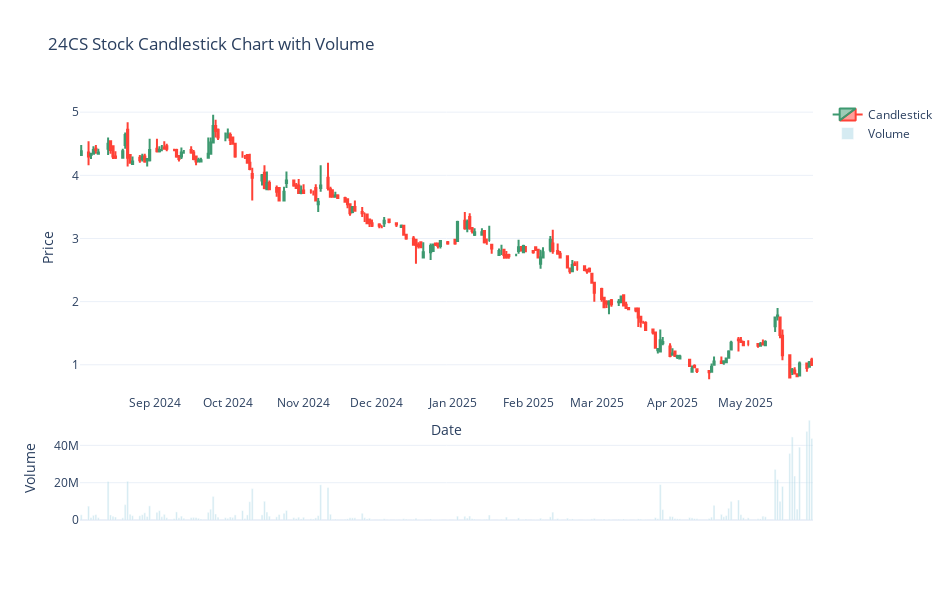

The cell this chart's notebook holds for it:
### Markdown cell above
ตารางกราฟแท่งของหุ้น 24CSเเละปริมาณการซื้อขายของหุ้น

### Code cell
import plotly.graph_objects as go

# 🔹 เลือกเฉพาะหุ้น 24CS
ohlc_df = df_cand[df_cand["symbol"] == "24CS"].copy()

# 🔹 จัดการ index
ohlc_df["time"] = pd.to_datetime(ohlc_df["time"])
ohlc_df = ohlc_df.sort_values("time")
ohlc_df = ohlc_df.set_index("time")
ohlc_df.index.name = "Date"

# 🔹 Rename columns ให้ตรงกับ Plotly
ohlc_df = ohlc_df.rename(columns={
    "open_price": "Open",
    "high_price": "High",
    "low_price": "Low",
    "close_price": "Close",
    "volume": "Volume"
})

# 🔹 เลือกแค่ 200 วันล่าสุด (เพื่อให้ดูง่าย)
ohlc_df = ohlc_df.tail(200)

# ✅ วาดกราฟ Candlestick
fig = go.Figure(data=[go.Candlestick(
    x=ohlc_df.index,
    open=ohlc_df['Open'],
    high=ohlc_df['High'],
    low=ohlc_df['Low'],
    close=ohlc_df['Close'],
    name="Candlestick"
)])

# ✅ เพิ่ม Volume
fig.add_trace(go.Bar(
    x=ohlc_df.index,
    y=ohlc_df['Volume'],
    name="Volume",
    marker_color="lightblue",
    opacity=0.5,
    yaxis="y2"
))

# ✅ Layout
fig.update_layout(
    title="24CS Stock Candlestick Chart with Volume",
    yaxis=dict(title="Price", domain=[0.3, 1]),
    yaxis2=dict(title="Volume", domain=[0, 0.25]),
    xaxis=dict(title="Date"),
    xaxis_rangeslider_visible=False,
    template="plotly_white",
    width=950,
    height=600
)

fig.show()

### Figure 1 — Plotly figure (JSON) as saved in the notebook; plotly's stock layout.template omitted (floating-point values rounded to 4 significant figures; data arrays with more than 128 entries replaced by an {"elided": "..."} marker saying what was removed)
{"data": [{"close": {"elided": "200 float values"}, "high": {"elided": "200 float values"}, "low": {"elided": "200 float values"}, "name": "Candlestick", "open": {"elided": "200 float values"}, "type": "candlestick", "x": {"elided": "200 str values"}}, {"marker": {"color": "lightblue"}, "name": "Volume", "opacity": 0.5, "type": "bar", "x": {"elided": "200 str values"}, "y": {"elided": "200 int values"}, "yaxis": "y2"}], "layout": {"height": 600, "title": {"text": "24CS Stock Candlestick Chart with Volume"}, "width": 950, "xaxis": {"rangeslider": {"visible": false}, "title": {"text": "Date"}}, "yaxis": {"domain": [0.3, 1], "title": {"text": "Price"}}, "yaxis2": {"domain": [0, 0.25], "title": {"text": "Volume"}}}}
